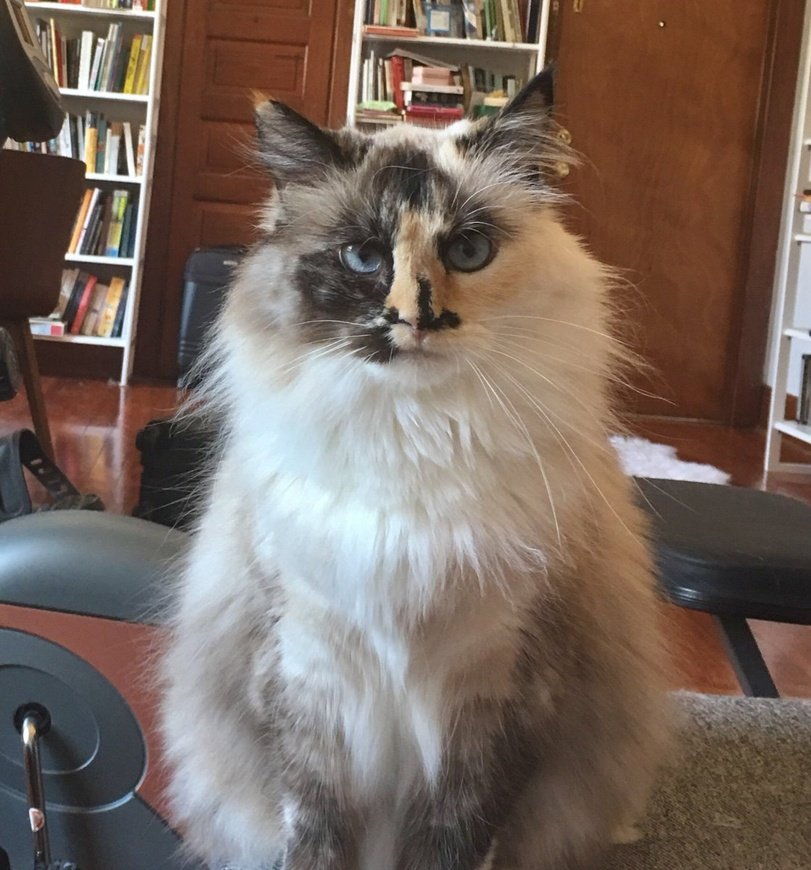
#> input picture Taller 2 - Fourier/Imagenes/miette.jpg, 811 x 870 px, shrunk from 1119 x 1200 before the run, found by its file name
$ python 'Punto 3.py'
#> lines starting #> are read from the running program, lines starting #| are printed output that depends on the picture
import numpy as np
from PIL import Image
import matplotlib.pyplot as plt
import os
from PIL import ImageDraw
#print("Directorio actual:", os.getcwd())

# ---------------------------
# PARTE A
# ---------------------------
# Importar las librerías necesarias

# Abrir la imagen y convertirla en un arreglo numpy
img = np.array(Image.open("Taller 2 - Fourier\Imagenes\miette.jpg"))
#> img is the input picture: shape (870, 811, 3); mean R, G, B 120.3, 104.6, 95.3
#img = np.array(Image.open(r"C:\Users\USUARIO\OneDrive - Universidad de los Andes\Uniandes\Univerisity stuff\SÉPTIMO SEMESTRE\Metodos computacionales\Tareas-grupo-8\Taller 2 - Fourier\Imagenes\miette.jpg"))

# Obtener las dimensiones de la imagen
rows, cols, channels = img.shape
#> rows = 870; cols = 811; channels = 3

# Crear una malla de coordenadas para la gaussiana
x = np.linspace(-0.5, 0.5, cols)
#> x = 811 values from -0.5 to 0.5
y = np.linspace(-0.5, 0.5, rows)
#> y = 870 values from -0.5 to 0.5
X, Y = np.meshgrid(x, y)

# Definir el ancho de la gaussiana (sigma)
sigma = 0.05

# Crear la gaussiana en el espacio de la frecuencia
gaussian = np.exp(-(X**2 + Y**2) / (2 * sigma**2))

# Inicializar una imagen para almacenar el resultado borrosoTest-Path .\Imagenes\miette.jpg
blurred_img = np.zeros_like(img)

# Procesar cada canal de color por separado
for c in range(channels):
    # Obtener el canal
    channel = img[:, :, c]
    # Calcular la transformada de Fourier 2D y centrarla con fftshift
    f_channel = np.fft.fftshift(np.fft.fft2(channel))
    # Multiplicar la transformada por la gaussiana (filtrado en frecuencia)
    f_blurred = f_channel * gaussian
    # Transformar de vuelta al espacio de la imagen y tomar la parte real
    blurred_channel = np.real(np.fft.ifft2(np.fft.ifftshift(f_blurred)))
    # Guardar el canal borroso en la imagen de salida
    blurred_img[:, :, c] = np.clip(blurred_channel, 0, 255)
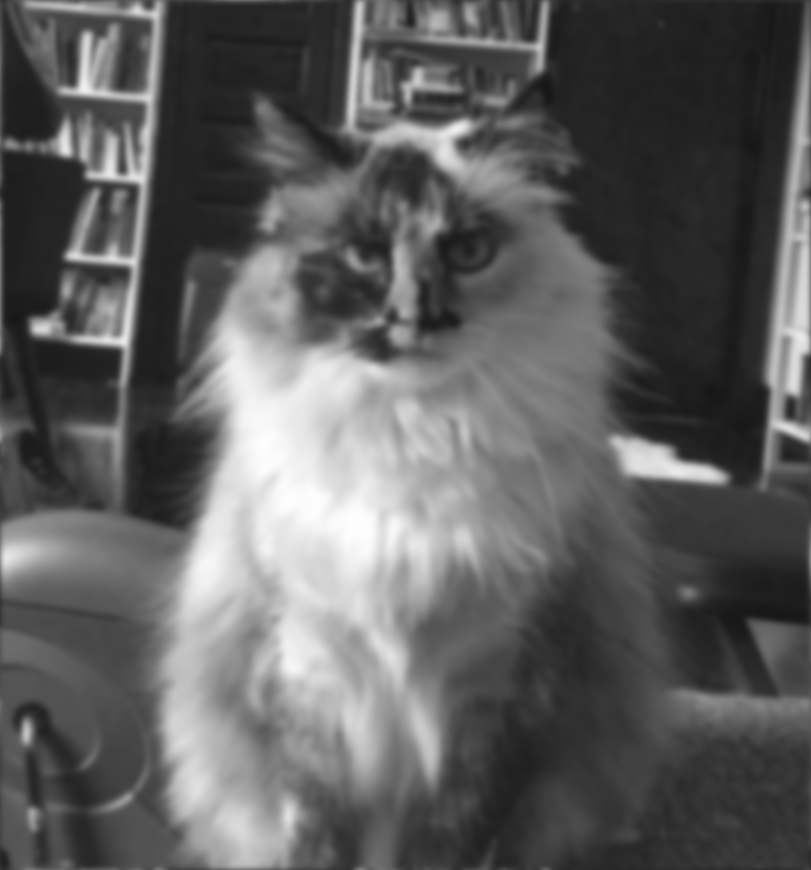
#> blurred_channel: shape (870, 811) float64; min 22.87, max 254, mean 95.3
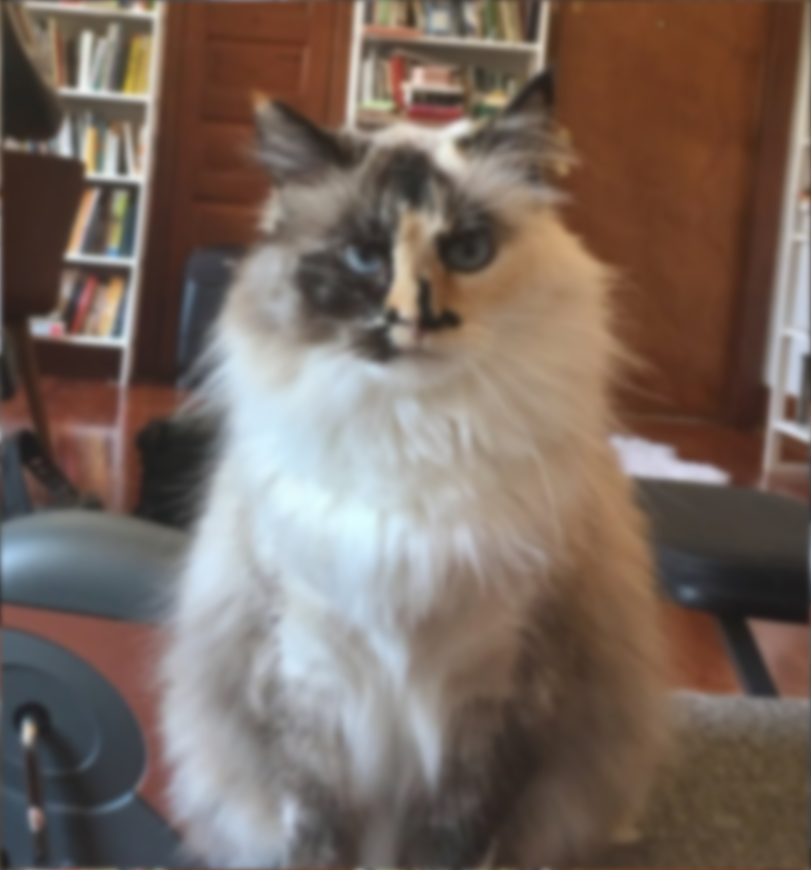
#> blurred_img: shape (870, 811, 3); mean R, G, B 119.8, 104, 94.8
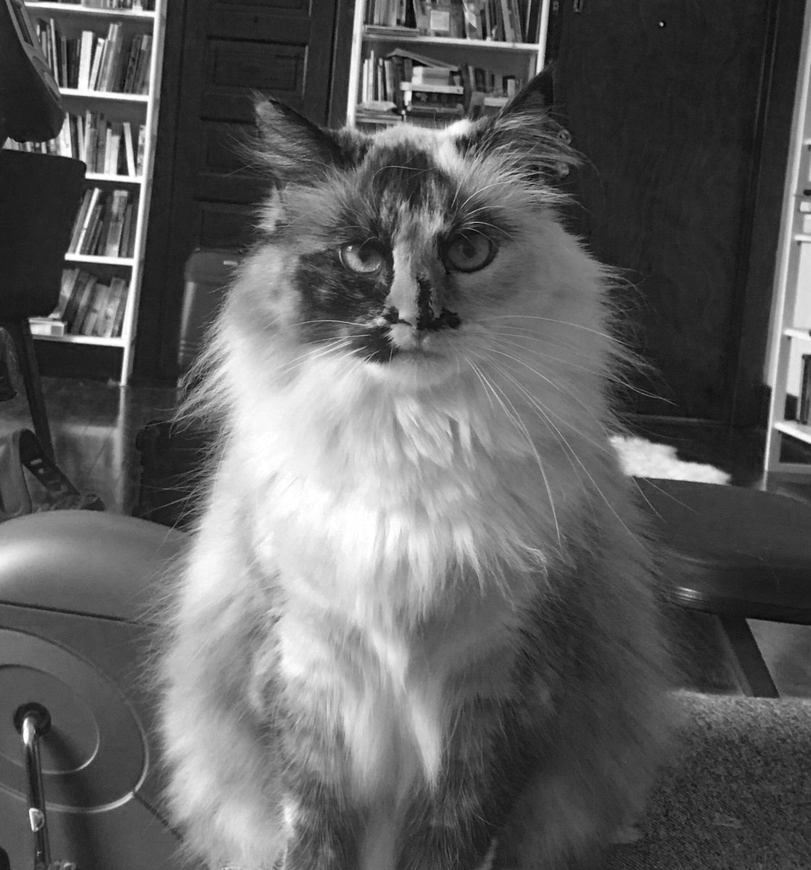
#> channel: shape (870, 811); min 0, max 255, mean 95.3

# Convertir la imagen borrosa a tipo uint8
blurred_img_uint8 = blurred_img.astype(np.uint8)

# Guardar la imagen borrosa como "3.a.jpg"
Image.fromarray(blurred_img_uint8).save("Taller 2 - Fourier/3.a.jpg")


# Análisis y evidencias del espectro (para 3.b.a y 3.b.b)
# Detecta picos fuertes en el espectro centrado y guarda espectros anotados
# ---------------------------
# PARTE B
# ---------------------------
def _compute_centered_spectrum(image_path: str) -> tuple[np.ndarray, np.ndarray]:
#> called with image_path = 'Taller 2 - Fourier/Imagenes/p_a_t_o.jpg'
    img = Image.open(image_path).convert("L")
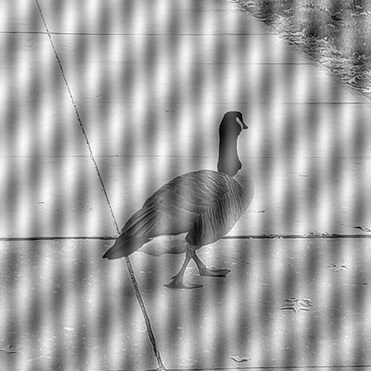
#> input picture Taller 2 - Fourier/Imagenes/p_a_t_o.jpg, 371 x 371 px, shrunk from 512 x 512 before the run, found by its file name
#> img is the input picture: PIL image 371x371 L; min 0, max 255, mean 162.7
    arr = np.array(img, dtype=np.float64)
    F = np.fft.fftshift(np.fft.fft2(arr))
    mag = np.log1p(np.abs(F))
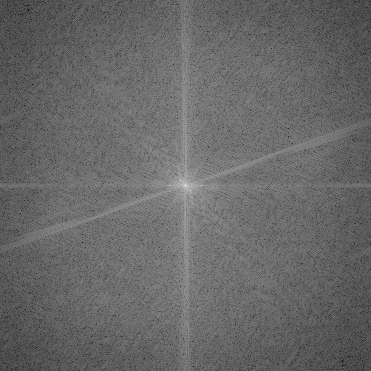
#> mag: shape (371, 371) float64; min 0.972, max 16.92, mean 7.49; drawn with min black and max white
    return F, mag

def _to_u8(imgf: np.ndarray) -> np.ndarray:
    mn, mx = float(imgf.min()), float(imgf.max())
    if mx > mn:
        imgn = (imgf - mn) / (mx - mn) * 255.0
    else:
        imgn = np.zeros_like(imgf)
    return np.clip(imgn, 0, 255).astype(np.uint8)

def detect_top_peaks(F: np.ndarray, top_k: int = 8, exclude_radius: int = 8, min_dist: int = 6):
    """
    Selecciona los top_k picos en magnitud (excluye centro con exclude_radius).
    Devuelve lista de offsets (dy, dx) relativos al centro (solo un lado).
    """
#> called with F = array of shape (371, 371), top_k = 8, exclude_radius = 10, min_dist = 10
    rows, cols = F.shape
#> rows = 371; cols = 371
    cy, cx = rows // 2, cols // 2
#> cy = 185; cx = 185
    mag = np.abs(F)

    # Excluir región baja frecuencia alrededor del DC
    yy, xx = np.ogrid[:rows, :cols]
#> yy = 371 values from 0 to 370
    mask_dc = (yy - cy) ** 2 + (xx - cx) ** 2 <= exclude_radius ** 2
    mag_masked = mag.copy()
    mag_masked[mask_dc] = 0.0
#> mag_masked: shape (371, 371) float64; min 0, max 2180495.2, mean 3011.5

    # Obtener índices ordenados por magnitud descendente
    flat_idx = np.argsort(mag_masked.ravel())[::-1]
    chosen = []
    chosen_coords = []

    for idx in flat_idx:
        if len(chosen) >= top_k:
            break
        y, x = divmod(int(idx), cols)
        # evitar cercanía a picos ya seleccionados
        too_close = False
        for (py, px) in chosen_coords:
            if (y - py) ** 2 + (x - px) ** 2 < min_dist ** 2:
                too_close = True
                break
        if too_close:
            continue
        # evitar el DC y bordes triviales
        if mask_dc[y, x]:
            continue
        chosen_coords.append((y, x))
        chosen.append((y - cy, x - cx))
#> this loop made 79 passes
#> (idx, y, x) on passes 1 to 12: (68836, 185, 201), (68804, 185, 169), (68809, 185, 174), (68831, 185, 196), (65111, 175, 186), (72529, 195, 184), (60658, 163, 185), (76982, 207, 185), (76240, 205, 185), (61400, 165, 185), (69203, 186, 197), (68437, 184, 173)
#> after the loop, chosen = [(0, 16), (0, -16), (-10, 1), (10, -1), (-22, 0), (22, 0), (51, 0), (-51, 0)]; chosen_coords = [(185, 201), (185, 169), (175, 186), (195, 184), (163, 185), (207, 185), (236, 185), (134, 185)]

    return chosen

def annotate_and_save_spectrum(F: np.ndarray, mag: np.ndarray, offsets: list[tuple[int, int]], out_path: str):
    """
    Guarda espectro log normalizado y una versión anotada (marcando picos y sus conjugados).
    """
    mag_u8 = _to_u8(mag)
    # imagen espectro en RGB para anotación
    spec_rgb = np.stack([mag_u8, mag_u8, mag_u8], axis=2)
    img_spec = Image.fromarray(spec_rgb)
    draw = ImageDraw.Draw(img_spec)
    rows, cols = mag.shape
    cy, cx = rows // 2, cols // 2

    # marcar cada pico y su conjugado
    r = 6
    for (dy, dx) in offsets:
        y1, x1 = cy + int(dy), cx + int(dx)
        y2, x2 = cy - int(dy), cx - int(dx)
        # círculos rojos
        draw.ellipse((x1 - r, y1 - r, x1 + r, y1 + r), outline=(255, 0, 0), width=2)
        draw.ellipse((x2 - r, y2 - r, x2 + r, y2 + r), outline=(255, 0, 0), width=2)
        # línea al centro (opcional, visual ayuda)
        draw.line((cx, cy, x1, y1), fill=(255, 0, 0), width=1)
        draw.line((cx, cy, x2, y2), fill=(255, 0, 0), width=1)

    os.makedirs(os.path.dirname(out_path), exist_ok=True)
    img_spec.save(out_path)
    print(f"Espectro anotado guardado en: {out_path}")

# Ejecución inmediata (cuando se corre el script) para generar evidencia:
if __name__ == "__main__":
    pruebas = [
        (r"Taller 2 - Fourier/Imagenes/p_a_t_o.jpg", r"Taller 2 - Fourier/esp_p_a_t_o_espectro_anotado.png", 8),
        (r"Taller 2 - Fourier/Imagenes/g_a_t_o.png", r"Taller 2 - Fourier/esp_g_a_t_o_espectro_anotado.png", 8),
    ]
    for img_path, out_annot, topk in pruebas:
        if not os.path.exists(img_path):
            print(f"Advertencia: no se encontró {img_path}, omitiendo.")
            continue
        F, mag = _compute_centered_spectrum(img_path)
        peaks = detect_top_peaks(F, top_k=topk, exclude_radius=10, min_dist=10)
#> peaks has the same summary as chosen in detect_top_peaks
        print(f"Imagen: {img_path}")
        print("Picos detectados (dy, dx) relativos al centro) — seleccionar estos pares y sus conjugados para enmascarar:")
        for p in peaks:
            print("  ", p)
#> this loop made 8 passes
#|    (0, 16)
#|    (0, -16)
#|    (-10, 1)
#|    (10, -1)
#|    (-22, 0)
#|    (22, 0)
#|    (51, 0)
#|    (-51, 0)
        annotate_and_save_spectrum(F, mag, peaks, out_annot)
#> in _to_u8, `mn, mx = float(imgf.min()), float(imgf.max())`: mn = 0.972; mx = 16.92
#> the loop in annotate_and_save_spectrum, `for (dy, dx) in offsets:` made 8 passes
#> (dy, dx, y1, x1, y2, x2) on passes 1 to 8: (0, 16, 185, 201, 185, 169), (0, -16, 185, 169, 185, 201), (-10, 1, 175, 186, 195, 184), (10, -1, 195, 184, 175, 186), (-22, 0, 163, 185, 207, 185), (22, 0, 207, 185, 163, 185), (51, 0, 236, 185, 134, 185), (-51, 0, 134, 185, 236, 185)
#> in annotate_and_save_spectrum, `img_spec.save(out_path)`:
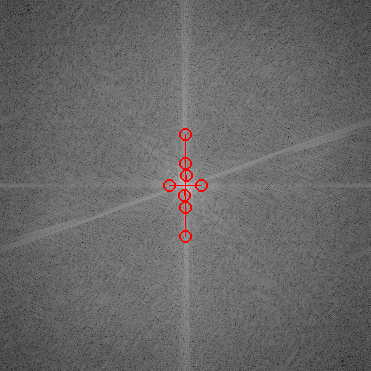
#> saved as esp_p_a_t_o_espectro_anotado.png: PIL image 371x371 RGB; mean R, G, B 104.1, 103, 103
#> pass 2 of the loop `for img_path, out_annot, topk in pruebas:`:
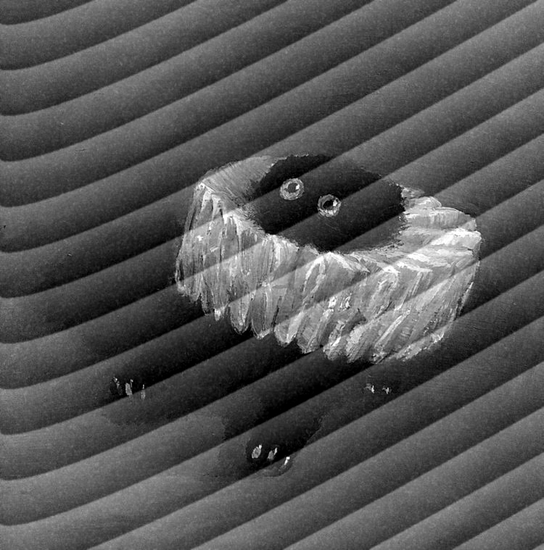
#> input picture Taller 2 - Fourier/Imagenes/g_a_t_o.png, 544 x 550 px, shrunk from 750 x 759 before the run, found by its file name
#> in _compute_centered_spectrum, img is the input picture: PIL image 544x550 L; min 0, max 255, mean 84
#> arr: shape (550, 544) float64
#> mag_masked: shape (550, 544) float64
#> the loop in detect_top_peaks (call 2), `for idx in flat_idx:` made 43 passes
#> (idx, y, x) on passes 1 to 8: (143338, 263, 266), (156406, 287, 278), (143337, 263, 265), (156407, 287, 279), (143339, 263, 267), (156405, 287, 277), (136803, 251, 259), (162941, 299, 285)
#> `peaks = detect_top_peaks(F, top_k=topk, exclude_radius=10, min_dist=10)`: peaks = [(-12, -6), (12, 6), (-24, -13), (24, 13), (36, 19), (-36, -19), (48, 26), (-48, -26)]
#> the loop `for p in peaks:` made 8 passes
#> (printed output is left out)
#> imgn: shape (550, 544) float64
#> spec_rgb: shape (550, 544, 3)
#> the loop in annotate_and_save_spectrum (call 2), `for (dy, dx) in offsets:` made 8 passes
#> (dy, dx, y1, x1, y2, x2) on passes 1 to 8: (-12, -6, 263, 266, 287, 278), (12, 6, 287, 278, 263, 266), (-24, -13, 251, 259, 299, 285), (24, 13, 299, 285, 251, 259), (36, 19, 311, 291, 239, 253), (-36, -19, 239, 253, 311, 291), (48, 26, 323, 298, 227, 246), (-48, -26, 227, 246, 323, 298)
#> in annotate_and_save_spectrum (call 2), `img_spec.save(out_path)`:
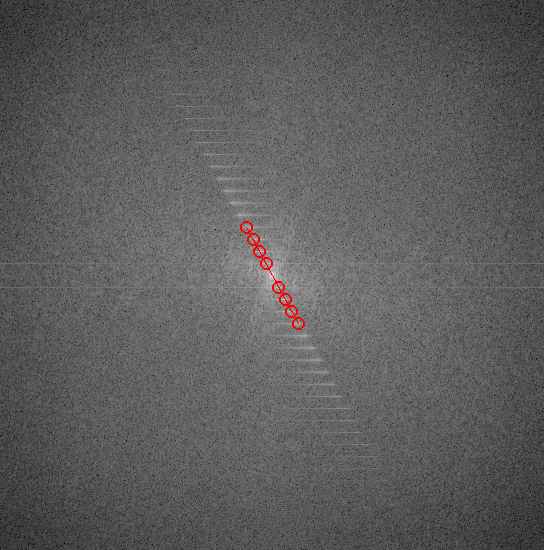
#> saved as esp_g_a_t_o_espectro_anotado.png: PIL image 544x550 RGB; mean R, G, B 92.8, 92.3, 92.3
    print("Análisis de espectros (evidencias) generado. Revisa los archivos *_espectro_anotado.png")

# -----------------------------------------------------------------------------
# Utilidades de E/S
# -----------------------------------------------------------------------------
def remove_peaks_and_save(img_path: str, out_path: str, top_k: int = 8, exclude_radius: int = 10, min_dist: int = 10):
    # Cargar imagen y calcular espectro
    img = Image.open(img_path).convert("L")
    arr = np.array(img, dtype=np.float64)
    F = np.fft.fftshift(np.fft.fft2(arr))
    peaks = detect_top_peaks(F, top_k=top_k, exclude_radius=exclude_radius, min_dist=min_dist)
#> peaks has the same summary as chosen in detect_top_peaks
    rows, cols = F.shape
    cy, cx = rows // 2, cols // 2

    # Eliminar picos y sus conjugados
    for dy, dx in peaks:
        y1, x1 = cy + int(dy), cx + int(dx)
        y2, x2 = cy - int(dy), cx - int(dx)
        F[y1, x1] = 0
        F[y2, x2] = 0
#> this loop made 8 passes

    # Reconstruir imagen
    arr_mod = np.real(np.fft.ifft2(np.fft.ifftshift(F)))
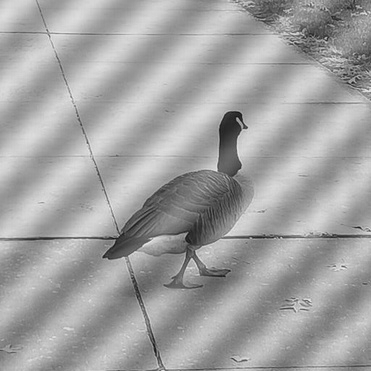
#> arr_mod: shape (371, 371) float64; min 19.21, max 239.3, mean 162.7
    arr_mod_u8 = np.clip(arr_mod, 0, 255).astype(np.uint8)
    Image.fromarray(arr_mod_u8).save(out_path)
    print(f"Imagen sin interferencia guardada en: {out_path}")

# Ejecutar para las dos imágenes de ejemplo
if __name__ == "__main__":
    pruebas_b = [
        (r"Taller 2 - Fourier/Imagenes/p_a_t_o.jpg", r"Taller 2 - Fourier/3.b.a.jpg", 8),
        (r"Taller 2 - Fourier/Imagenes/g_a_t_o.png", r"Taller 2 - Fourier/3.b.b.png", 8),
    ]
    for img_path, out_path, topk in pruebas_b:
        if not os.path.exists(img_path):
            print(f"Advertencia: no se encontró {img_path}, omitiendo.")
            continue
        remove_peaks_and_save(img_path, out_path, top_k=topk, exclude_radius=10, min_dist=10)
#> pass 2 of the loop `for img_path, out_path, topk in pruebas_b:`:
#> the loop in remove_peaks_and_save (call 2), `for dy, dx in peaks:` made 8 passes
#> in remove_peaks_and_save (call 2), `arr_mod = np.real(np.fft.ifft2(np.fft.ifftshift(F)))`:
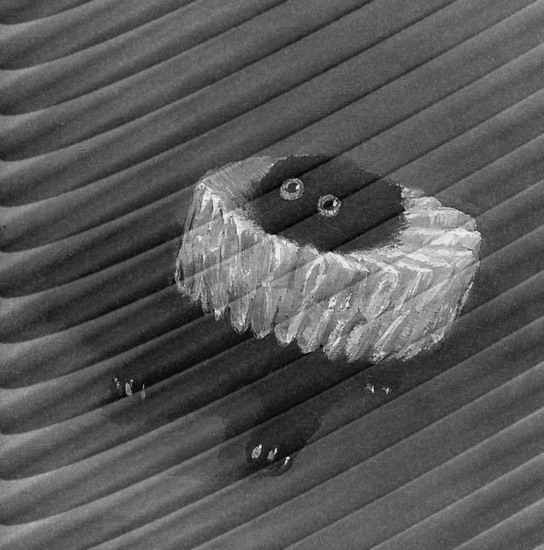
#> arr_mod: shape (550, 544) float64; min -11.05, max 263.8, mean 84; drawn with min black and max white
#> arr_mod_u8: shape (550, 544)
